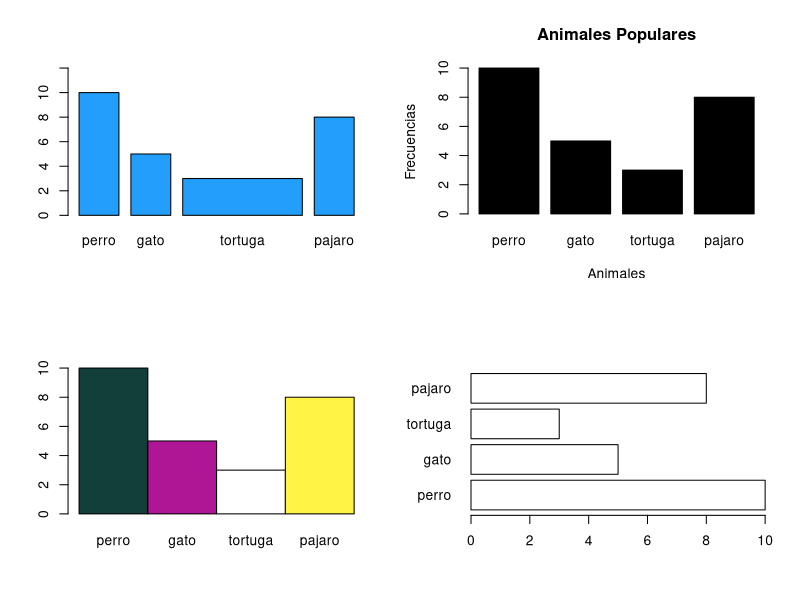

Write the R code that produced this figure.
# Graficos de barras en R: -----------------------------------------

main <- function(){
    animales  <- c('perro', 'gato', 'tortuga', 'pajaro')
    frecuencias <- c(10, 5, 3, 8)

    par(mfrow = c(2, 2))

    barplot(height = frecuencias, names = animales, col = '#239FFB', ylim = c(0, 12), width = c(1, 1, 3, 1))
    barplot(height = frecuencias, names = animales, col = 'black', main = 'Animales Populares', ylab = 'Frecuencias', xlab = 'Animales')
    barplot(height = frecuencias, names = animales, col = c('#123F3A', '#AF1696', 'white', '#FFF345'), border = 'black', space = 0)
    barplot(height = frecuencias, names = animales, col = 'white', border = 'black', horiz = 1, las = 1)
}


main()
